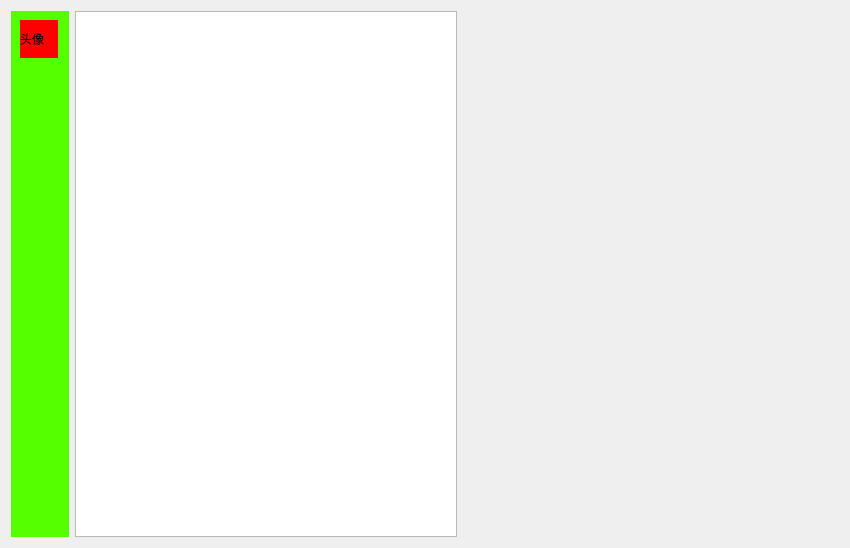
<?xml version="1.0" encoding="UTF-8"?>
<ui version="4.0">
 <class>chatlist_Line_left</class>
 <widget class="QWidget" name="chatlist_Line_left">
  <property name="geometry">
   <rect>
    <x>0</x>
    <y>0</y>
    <width>850</width>
    <height>548</height>
   </rect>
  </property>
  <property name="sizePolicy">
   <sizepolicy hsizetype="Preferred" vsizetype="Preferred">
    <horstretch>0</horstretch>
    <verstretch>85</verstretch>
   </sizepolicy>
  </property>
  <property name="minimumSize">
   <size>
    <width>0</width>
    <height>85</height>
   </size>
  </property>
  <property name="windowTitle">
   <string>Form</string>
  </property>
  <layout class="QHBoxLayout" name="horizontalLayout">
   <item>
    <widget class="QWidget" name="widget" native="true">
     <property name="minimumSize">
      <size>
       <width>58</width>
       <height>0</height>
      </size>
     </property>
     <property name="maximumSize">
      <size>
       <width>58</width>
       <height>16777215</height>
      </size>
     </property>
     <property name="styleSheet">
      <string notr="true">background-color: rgb(85, 255, 0);</string>
     </property>
     <layout class="QVBoxLayout" name="verticalLayout">
      <item>
       <widget class="QLabel" name="label">
        <property name="minimumSize">
         <size>
          <width>38</width>
          <height>38</height>
         </size>
        </property>
        <property name="maximumSize">
         <size>
          <width>38</width>
          <height>38</height>
         </size>
        </property>
        <property name="styleSheet">
         <string notr="true">background-color: rgb(255, 0, 0);</string>
        </property>
        <property name="text">
         <string>头像</string>
        </property>
       </widget>
      </item>
      <item>
       <spacer name="verticalSpacer">
        <property name="orientation">
         <enum>Qt::Vertical</enum>
        </property>
        <property name="sizeHint" stdset="0">
         <size>
          <width>20</width>
          <height>465</height>
         </size>
        </property>
       </spacer>
      </item>
     </layout>
    </widget>
   </item>
   <item>
    <widget class="QTextBrowser" name="textBrowser">
     <property name="html">
      <string>&lt;!DOCTYPE HTML PUBLIC &quot;-//W3C//DTD HTML 4.0//EN&quot; &quot;http://www.w3.org/TR/REC-html40/strict.dtd&quot;&gt;
&lt;html&gt;&lt;head&gt;&lt;meta name=&quot;qrichtext&quot; content=&quot;1&quot; /&gt;&lt;meta charset=&quot;utf-8&quot; /&gt;&lt;style type=&quot;text/css&quot;&gt;
p, li { white-space: pre-wrap; }
hr { height: 1px; border-width: 0; }
li.unchecked::marker { content: &quot;\2610&quot;; }
li.checked::marker { content: &quot;\2612&quot;; }
&lt;/style&gt;&lt;/head&gt;&lt;body style=&quot; font-family:'Microsoft YaHei UI'; font-size:9pt; font-weight:400; font-style:normal;&quot;&gt;
&lt;p style=&quot;-qt-paragraph-type:empty; margin-top:0px; margin-bottom:0px; margin-left:0px; margin-right:0px; -qt-block-indent:0; text-indent:0px;&quot;&gt;&lt;br /&gt;&lt;/p&gt;&lt;/body&gt;&lt;/html&gt;</string>
     </property>
    </widget>
   </item>
   <item>
    <spacer name="horizontalSpacer">
     <property name="orientation">
      <enum>Qt::Horizontal</enum>
     </property>
     <property name="sizeHint" stdset="0">
      <size>
       <width>378</width>
       <height>20</height>
      </size>
     </property>
    </spacer>
   </item>
  </layout>
 </widget>
 <resources/>
 <connections/>
</ui>
